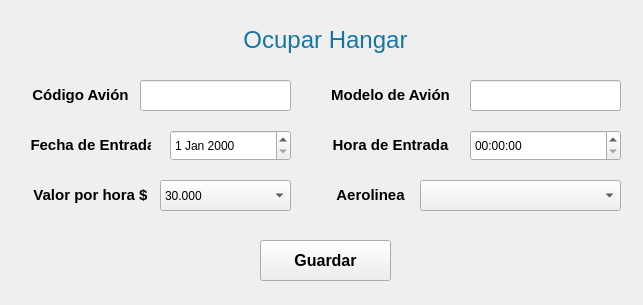
<?xml version="1.0" encoding="UTF-8"?>
<ui version="4.0">
 <class>OcuparHangar</class>
 <widget class="QWidget" name="OcuparHangar">
  <property name="geometry">
   <rect>
    <x>0</x>
    <y>0</y>
    <width>643</width>
    <height>305</height>
   </rect>
  </property>
  <property name="windowTitle">
   <string>Ocupar Hangar</string>
  </property>
  <property name="windowIcon">
   <iconset>
    <normaloff>../Ventanas/Icons/Paper-Plane-icon.png</normaloff>../Ventanas/Icons/Paper-Plane-icon.png</iconset>
  </property>
  <widget class="QLineEdit" name="lineEdit_CodigoAvion">
   <property name="geometry">
    <rect>
     <x>140</x>
     <y>80</y>
     <width>151</width>
     <height>31</height>
    </rect>
   </property>
   <property name="font">
    <font>
     <family>Open Sans</family>
     <pointsize>9</pointsize>
     <weight>50</weight>
     <italic>false</italic>
     <bold>false</bold>
    </font>
   </property>
   <property name="styleSheet">
    <string notr="true">font: 9pt  &quot;Open Sans&quot;;
</string>
   </property>
  </widget>
  <widget class="QLineEdit" name="lineEdit_ModelodelAvion">
   <property name="geometry">
    <rect>
     <x>470</x>
     <y>80</y>
     <width>151</width>
     <height>31</height>
    </rect>
   </property>
   <property name="styleSheet">
    <string notr="true">font: 9pt  &quot;Open Sans&quot;;
</string>
   </property>
  </widget>
  <widget class="QDateEdit" name="dateEdit_Fechaentrada">
   <property name="geometry">
    <rect>
     <x>170</x>
     <y>130</y>
     <width>121</width>
     <height>31</height>
    </rect>
   </property>
   <property name="cursor">
    <cursorShape>IBeamCursor</cursorShape>
   </property>
   <property name="styleSheet">
    <string notr="true">font: 9pt  &quot;Open Sans&quot;;
</string>
   </property>
  </widget>
  <widget class="QTimeEdit" name="timeEdit_Horaentrada">
   <property name="geometry">
    <rect>
     <x>470</x>
     <y>130</y>
     <width>151</width>
     <height>31</height>
    </rect>
   </property>
   <property name="cursor">
    <cursorShape>IBeamCursor</cursorShape>
   </property>
   <property name="styleSheet">
    <string notr="true">font: 9pt  &quot;Open Sans&quot;;
</string>
   </property>
  </widget>
  <widget class="QComboBox" name="cb_Valorporhora">
   <property name="geometry">
    <rect>
     <x>160</x>
     <y>180</y>
     <width>131</width>
     <height>31</height>
    </rect>
   </property>
   <property name="cursor">
    <cursorShape>PointingHandCursor</cursorShape>
   </property>
   <property name="styleSheet">
    <string notr="true">font: 9pt  &quot;Open Sans&quot;;
</string>
   </property>
   <item>
    <property name="text">
     <string>30.000</string>
    </property>
   </item>
   <item>
    <property name="text">
     <string>50.000</string>
    </property>
   </item>
   <item>
    <property name="text">
     <string>25.000</string>
    </property>
   </item>
  </widget>
  <widget class="QComboBox" name="cb_Aerolinea">
   <property name="geometry">
    <rect>
     <x>420</x>
     <y>180</y>
     <width>201</width>
     <height>31</height>
    </rect>
   </property>
   <property name="cursor">
    <cursorShape>PointingHandCursor</cursorShape>
   </property>
   <property name="styleSheet">
    <string notr="true">font: 9pt  &quot;Open Sans&quot;;
</string>
   </property>
   <item>
    <property name="text">
     <string/>
    </property>
   </item>
  </widget>
  <widget class="QLabel" name="lb_titleOcuparHangar">
   <property name="geometry">
    <rect>
     <x>140</x>
     <y>20</y>
     <width>371</width>
     <height>41</height>
    </rect>
   </property>
   <property name="styleSheet">
    <string notr="true">font: 63 26pt &quot;Open Sans Semibold&quot;;</string>
   </property>
   <property name="text">
    <string>&lt;html&gt;&lt;head/&gt;&lt;body&gt;&lt;p align=&quot;center&quot;&gt;&lt;span style=&quot; font-size:18pt; font-weight:400; color:#1675a3;&quot;&gt;Ocupar Hangar&lt;/span&gt;&lt;/p&gt;&lt;/body&gt;&lt;/html&gt;</string>
   </property>
  </widget>
  <widget class="QLabel" name="label_cerrarsesion_7">
   <property name="geometry">
    <rect>
     <x>20</x>
     <y>80</y>
     <width>121</width>
     <height>31</height>
    </rect>
   </property>
   <property name="font">
    <font>
     <family>Nirmala UI</family>
     <pointsize>9</pointsize>
     <weight>75</weight>
     <bold>true</bold>
    </font>
   </property>
   <property name="text">
    <string>&lt;html&gt;&lt;head/&gt;&lt;body&gt;&lt;p align=&quot;center&quot;&gt;&lt;span style=&quot; font-size:11pt;&quot;&gt;Código Avión&lt;/span&gt;&lt;/p&gt;&lt;/body&gt;&lt;/html&gt;</string>
   </property>
  </widget>
  <widget class="QLabel" name="label_cerrarsesion_8">
   <property name="geometry">
    <rect>
     <x>330</x>
     <y>80</y>
     <width>121</width>
     <height>31</height>
    </rect>
   </property>
   <property name="font">
    <font>
     <family>Nirmala UI</family>
     <pointsize>9</pointsize>
     <weight>75</weight>
     <bold>true</bold>
    </font>
   </property>
   <property name="text">
    <string>&lt;html&gt;&lt;head/&gt;&lt;body&gt;&lt;p align=&quot;center&quot;&gt;&lt;span style=&quot; font-size:11pt;&quot;&gt;Modelo de Avión&lt;/span&gt;&lt;/p&gt;&lt;/body&gt;&lt;/html&gt;</string>
   </property>
  </widget>
  <widget class="QLabel" name="label_cerrarsesion_9">
   <property name="geometry">
    <rect>
     <x>30</x>
     <y>130</y>
     <width>121</width>
     <height>31</height>
    </rect>
   </property>
   <property name="font">
    <font>
     <family>Nirmala UI</family>
     <pointsize>9</pointsize>
     <weight>75</weight>
     <bold>true</bold>
    </font>
   </property>
   <property name="text">
    <string>&lt;html&gt;&lt;head/&gt;&lt;body&gt;&lt;p align=&quot;center&quot;&gt;&lt;span style=&quot; font-size:11pt;&quot;&gt;Fecha de Entrada&lt;/span&gt;&lt;/p&gt;&lt;/body&gt;&lt;/html&gt;</string>
   </property>
  </widget>
  <widget class="QLabel" name="label_cerrarsesion_10">
   <property name="geometry">
    <rect>
     <x>330</x>
     <y>130</y>
     <width>121</width>
     <height>31</height>
    </rect>
   </property>
   <property name="font">
    <font>
     <family>Nirmala UI</family>
     <pointsize>9</pointsize>
     <weight>75</weight>
     <bold>true</bold>
    </font>
   </property>
   <property name="text">
    <string>&lt;html&gt;&lt;head/&gt;&lt;body&gt;&lt;p align=&quot;center&quot;&gt;&lt;span style=&quot; font-size:11pt;&quot;&gt;Hora de Entrada&lt;/span&gt;&lt;/p&gt;&lt;/body&gt;&lt;/html&gt;</string>
   </property>
  </widget>
  <widget class="QLabel" name="label_cerrarsesion_11">
   <property name="geometry">
    <rect>
     <x>30</x>
     <y>180</y>
     <width>121</width>
     <height>31</height>
    </rect>
   </property>
   <property name="font">
    <font>
     <family>Nirmala UI</family>
     <pointsize>9</pointsize>
     <weight>75</weight>
     <bold>true</bold>
    </font>
   </property>
   <property name="text">
    <string>&lt;html&gt;&lt;head/&gt;&lt;body&gt;&lt;p align=&quot;center&quot;&gt;&lt;span style=&quot; font-size:11pt;&quot;&gt;Valor por hora $&lt;/span&gt;&lt;/p&gt;&lt;/body&gt;&lt;/html&gt;</string>
   </property>
  </widget>
  <widget class="QLabel" name="label_cerrarsesion_12">
   <property name="geometry">
    <rect>
     <x>320</x>
     <y>180</y>
     <width>101</width>
     <height>31</height>
    </rect>
   </property>
   <property name="font">
    <font>
     <family>Nirmala UI</family>
     <pointsize>9</pointsize>
     <weight>75</weight>
     <bold>true</bold>
    </font>
   </property>
   <property name="text">
    <string>&lt;html&gt;&lt;head/&gt;&lt;body&gt;&lt;p align=&quot;center&quot;&gt;&lt;span style=&quot; font-size:11pt;&quot;&gt;Aerolinea&lt;/span&gt;&lt;/p&gt;&lt;/body&gt;&lt;/html&gt;</string>
   </property>
  </widget>
  <widget class="QPushButton" name="bt_ocuparHangar">
   <property name="geometry">
    <rect>
     <x>260</x>
     <y>240</y>
     <width>131</width>
     <height>41</height>
    </rect>
   </property>
   <property name="font">
    <font>
     <family>Nirmala UI</family>
     <pointsize>12</pointsize>
     <weight>75</weight>
     <bold>true</bold>
    </font>
   </property>
   <property name="cursor">
    <cursorShape>PointingHandCursor</cursorShape>
   </property>
   <property name="styleSheet">
    <string notr="true">QPushButton:hover
{
	border-style: solid;
   	background-color:#bbdefb;

}

QPushButton:pressed
{
	background-color:#0069c0;
}</string>
   </property>
   <property name="text">
    <string>Guardar</string>
   </property>
   <property name="icon">
    <iconset>
     <normaloff>../Ventanas/Icons/save-icon.png</normaloff>../Ventanas/Icons/save-icon.png</iconset>
   </property>
   <property name="iconSize">
    <size>
     <width>30</width>
     <height>50</height>
    </size>
   </property>
   <property name="flat">
    <bool>false</bool>
   </property>
  </widget>
 </widget>
 <resources/>
 <connections/>
</ui>
